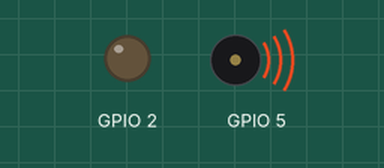
This sketch was run on a simulated ESP8266 (NodeMCU). Parts: output pins drawn as LEDs (lit = HIGH), buzzer (waves = sounding). WiFi joins after 1.5 s; servers stay silent unless stated; what the sketch prints to the serial monitor is not drawn.

Above: at 2.0 s.
At 3.5 s:
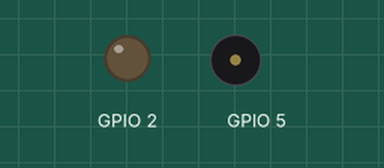
Timing chart, 0 to 5.0 s (numbered marks = the images above):
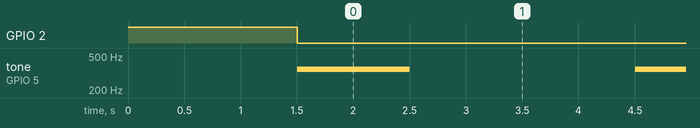

Measured:
- by itself, tone on GPIO 5: alternates 350 Hz for 1.0 s and silent for 2.0 s, 6 changes in all, then stays silent

The sketch:

E2_3.ino
```cpp
#include <ESP8266WiFi.h>  // permite conectar a la red Wifi
#include "hardware.h"
#include <Buzzer.h>
#include <TimerEvent.h>
#include <TimeOut.h>

// define
#define TMR_1s   1000
#define TMR_9s   9000

const char *ssid = "Juan Camilo <3";
const char *password = "camiloooo";

TimerEvent tmrid_1s;
TimeOut tmrid_9s;

WiFiServer server ( 80 );
Buzzer oBuzzer(GPIO_PIN_5);

int cnt = 0;

void tmr_Callback_1s ();
void tmr_Callback_9s ();

void setup() {

   pinMode(GPIO_PIN_2, OUTPUT);
   digitalWrite(GPIO_PIN_2, HIGH);

  // Inicializacion WIFI
  Serial.begin ( 115200 );
  WiFi.begin ( ssid, password );
  Serial.println ( "" );

  // Wait for connection
  while ( WiFi.status () != WL_CONNECTED ) {
    delay ( 500 );
    Serial.print ( "." );
  }

  tmrid_1s.set(TMR_1s, tmr_Callback_1s);
  tmrid_9s.timeOut(TMR_9s, tmr_Callback_9s);
  oBuzzer.buzzerOn(350);

  Serial.println ( "" );
  Serial.print ( "Connected to " ) ;
  Serial.println ( ssid );
  Serial.print ( "IP address: " ) ;
  Serial.println ( WiFi.localIP() ) ;
  digitalWrite(GPIO_PIN_2, LOW);
}

void loop() {
  // put your main code here, to run repeatedly
  tmrid_1s.update();
  TimeOut::handler();

  if ( WL_CONNECTED != WiFi.status() ){
    Serial.print ( WiFi.status() ) ;
    digitalWrite(GPIO_PIN_2, HIGH);
  }
}

void tmr_Callback_1s (){
  cnt = (cnt >= 2) ? 0 : cnt+1;
  if (0 == cnt)
    oBuzzer.buzzerOn(350);
  else
    oBuzzer.buzzerOff();
}

void tmr_Callback_9s (){
  tmrid_1s.disable();
  tmrid_9s.cancel();
  Serial.print ( "9s") ;
  oBuzzer.buzzerOff();
}
```
